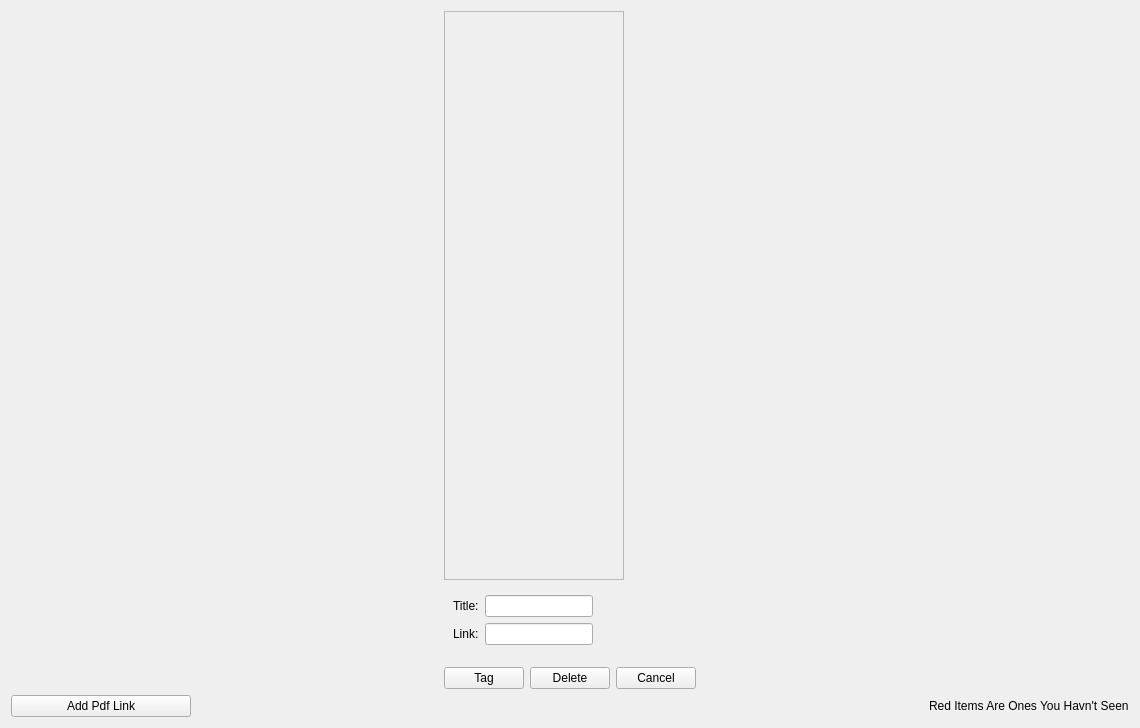
<?xml version="1.0" encoding="UTF-8"?>
<ui version="4.0">
 <class>Form</class>
 <widget class="QWidget" name="Form">
  <property name="geometry">
   <rect>
    <x>0</x>
    <y>0</y>
    <width>1140</width>
    <height>728</height>
   </rect>
  </property>
  <property name="windowTitle">
   <string>Dialog</string>
  </property>
  <layout class="QVBoxLayout" name="verticalLayout_2">
   <item>
    <layout class="QHBoxLayout" name="mainViewLayout">
     <property name="sizeConstraint">
      <enum>QLayout::SetDefaultConstraint</enum>
     </property>
     <item>
      <layout class="QVBoxLayout" name="verticalLayout">
       <property name="sizeConstraint">
        <enum>QLayout::SetMinimumSize</enum>
       </property>
       <item>
        <widget class="QScrollArea" name="mediaScrollArea">
         <property name="sizePolicy">
          <sizepolicy hsizetype="Fixed" vsizetype="Expanding">
           <horstretch>0</horstretch>
           <verstretch>0</verstretch>
          </sizepolicy>
         </property>
         <property name="minimumSize">
          <size>
           <width>180</width>
           <height>0</height>
          </size>
         </property>
         <property name="maximumSize">
          <size>
           <width>180</width>
           <height>16777215</height>
          </size>
         </property>
         <property name="styleSheet">
          <string notr="true"/>
         </property>
         <property name="horizontalScrollBarPolicy">
          <enum>Qt::ScrollBarAlwaysOff</enum>
         </property>
         <property name="widgetResizable">
          <bool>true</bool>
         </property>
         <widget class="QWidget" name="scrollAreaWidgetContents_2">
          <property name="geometry">
           <rect>
            <x>0</x>
            <y>0</y>
            <width>178</width>
            <height>527</height>
           </rect>
          </property>
         </widget>
        </widget>
       </item>
       <item>
        <layout class="QVBoxLayout" name="verticalLayout_3">
         <item>
          <widget class="QWidget" name="addLinkWidget" native="true">
           <property name="sizePolicy">
            <sizepolicy hsizetype="Fixed" vsizetype="Preferred">
             <horstretch>0</horstretch>
             <verstretch>0</verstretch>
            </sizepolicy>
           </property>
           <property name="minimumSize">
            <size>
             <width>180</width>
             <height>75</height>
            </size>
           </property>
           <property name="maximumSize">
            <size>
             <width>180</width>
             <height>75</height>
            </size>
           </property>
           <layout class="QFormLayout" name="formLayout_2">
            <property name="fieldGrowthPolicy">
             <enum>QFormLayout::FieldsStayAtSizeHint</enum>
            </property>
            <item row="0" column="0">
             <widget class="QLabel" name="titleTextLabel">
              <property name="text">
               <string>Title:</string>
              </property>
             </widget>
            </item>
            <item row="1" column="0">
             <widget class="QLabel" name="linkTextLabel">
              <property name="text">
               <string>Link:</string>
              </property>
             </widget>
            </item>
            <item row="0" column="1">
             <widget class="QLineEdit" name="titleTextEdit"/>
            </item>
            <item row="1" column="1">
             <widget class="QLineEdit" name="linkTextEdit"/>
            </item>
           </layout>
          </widget>
         </item>
         <item>
          <layout class="QHBoxLayout" name="horizontalLayout_3">
           <item>
            <widget class="QPushButton" name="tagButton">
             <property name="sizePolicy">
              <sizepolicy hsizetype="Maximum" vsizetype="Fixed">
               <horstretch>0</horstretch>
               <verstretch>0</verstretch>
              </sizepolicy>
             </property>
             <property name="text">
              <string>Tag</string>
             </property>
            </widget>
           </item>
           <item>
            <widget class="QPushButton" name="deleteButton">
             <property name="sizePolicy">
              <sizepolicy hsizetype="Maximum" vsizetype="Fixed">
               <horstretch>0</horstretch>
               <verstretch>0</verstretch>
              </sizepolicy>
             </property>
             <property name="text">
              <string>Delete</string>
             </property>
            </widget>
           </item>
           <item>
            <widget class="QPushButton" name="cancelButton">
             <property name="enabled">
              <bool>true</bool>
             </property>
             <property name="sizePolicy">
              <sizepolicy hsizetype="Maximum" vsizetype="Fixed">
               <horstretch>0</horstretch>
               <verstretch>0</verstretch>
              </sizepolicy>
             </property>
             <property name="text">
              <string>Cancel</string>
             </property>
             <property name="default">
              <bool>false</bool>
             </property>
             <property name="flat">
              <bool>false</bool>
             </property>
            </widget>
           </item>
          </layout>
         </item>
        </layout>
       </item>
      </layout>
     </item>
    </layout>
   </item>
   <item>
    <layout class="QHBoxLayout" name="horizontalLayout_2">
     <item>
      <widget class="QPushButton" name="addMediaButton">
       <property name="minimumSize">
        <size>
         <width>180</width>
         <height>0</height>
        </size>
       </property>
       <property name="text">
        <string>Add Pdf Link</string>
       </property>
      </widget>
     </item>
     <item>
      <layout class="QHBoxLayout" name="groupSelectionLayout"/>
     </item>
     <item>
      <spacer name="horizontalSpacer">
       <property name="orientation">
        <enum>Qt::Horizontal</enum>
       </property>
       <property name="sizeHint" stdset="0">
        <size>
         <width>40</width>
         <height>20</height>
        </size>
       </property>
      </spacer>
     </item>
     <item>
      <widget class="QLabel" name="label">
       <property name="text">
        <string>Red Items Are Ones You Havn't Seen</string>
       </property>
      </widget>
     </item>
    </layout>
   </item>
  </layout>
 </widget>
 <resources/>
 <connections/>
</ui>
